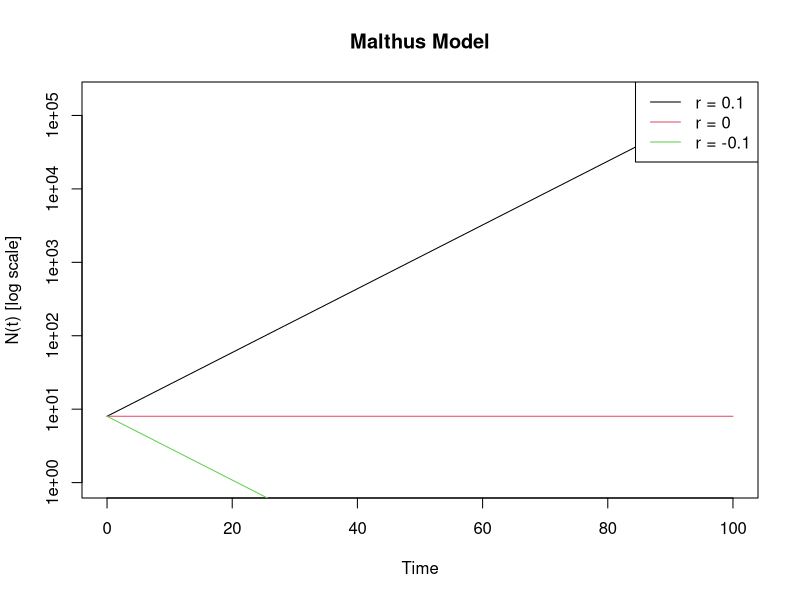
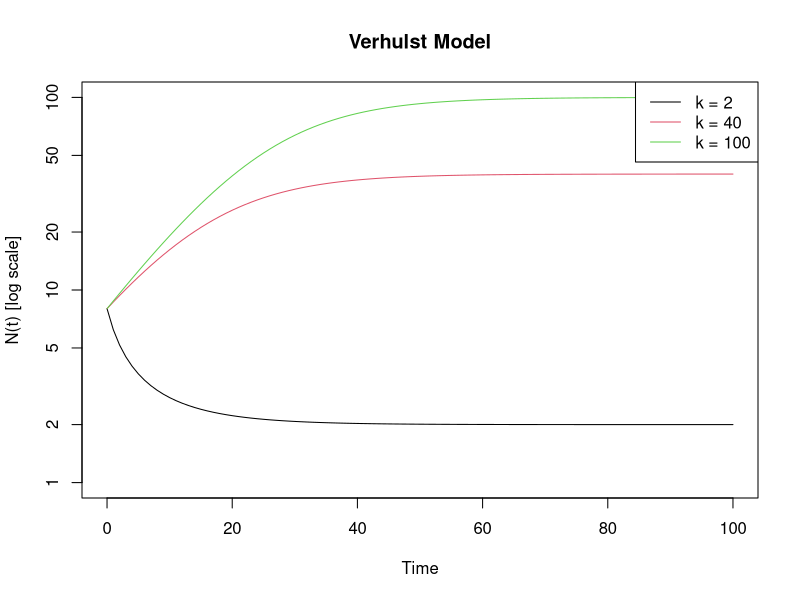
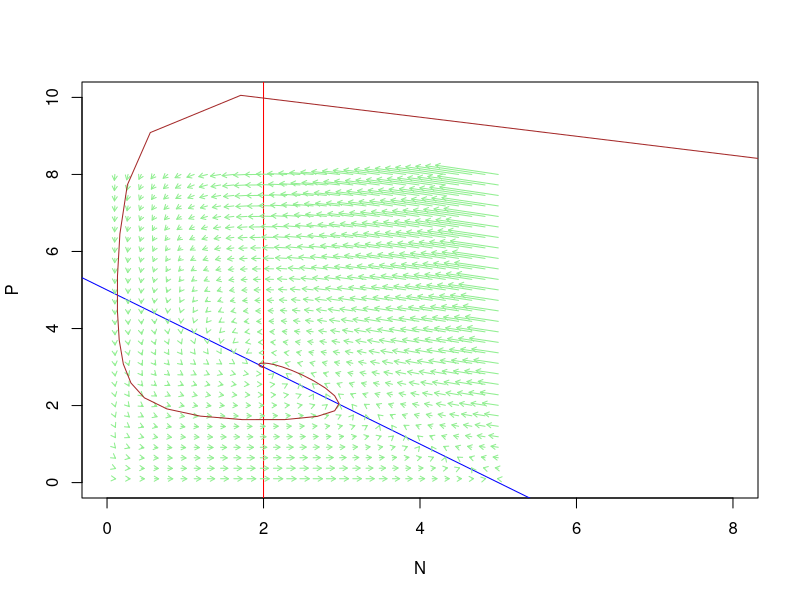
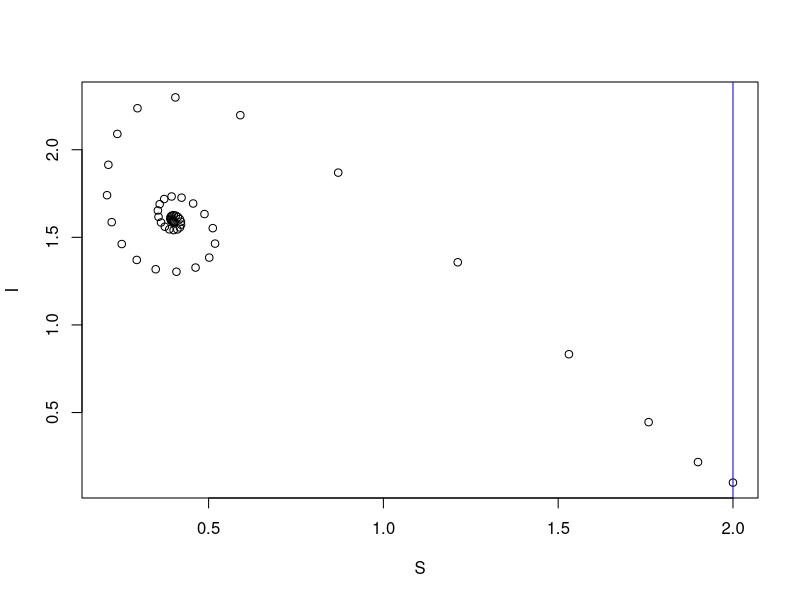
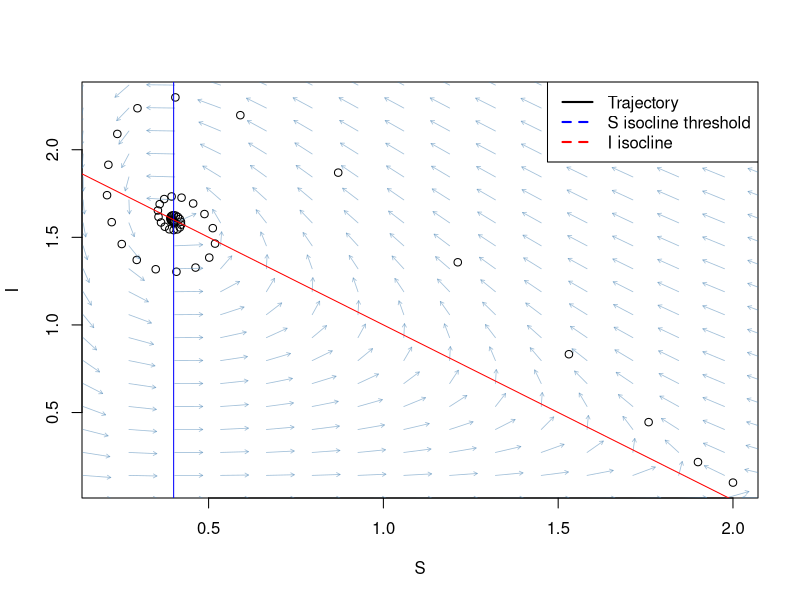

Reproduce these figures in R, in order.
## ---- chunk 1
knitr::opts_chunk$set(echo = TRUE)
## ---- chunk 2
if(!require("deSolve")) install.packages("deSolve")
library("deSolve")
## ---- chunk 3
malthus <- function(t, N0, parms){
  r <- parms["r"]
  dN <- r * N0
  return(list(dN))
}

N0 <- 8
t <- seq(0, 100, by=1)
r <- c(0.1, 0, -0.1)

out <- list()

for (i in seq_along(r)){
  out[[i]] <- ode(N0, t, malthus, parms = c(r = r[i]))
}
## ---- chunk 4
plot(NA, xlim = c(0, 100), ylim = c(1, max(out[[1]][,"1"])),
     log = "y", xlab = "Time", ylab = "N(t) [log scale]", main = "Malthus Model")

for (i in seq_along(r)) {
  out[[i]] <- ode(N0, t, malthus, parms = c(r = r[i]))
  lines(out[[i]][, "time"], out[[i]][, "1"], col = i)
}

legend("topright", legend = paste("r =", r), col = seq_along(r), lty = 1)
## ---- chunk 5
verhulst <- function(t, N0, parms){
  r <- parms["r"]
  K <- parms["k"]
  dN <- r * N0 * (1 - N0/K)
  return(list(dN))
}

N0 <- 8
t <- seq(0, 100, by=1)
r <- 0.1
k <- c(2, 40, 100)

out <- list()

for (i in seq_along(k)){
  out[[i]] <- ode(N0, t, verhulst, parms = c(r = r, k = k[i]))
}
## ---- chunk 6
plot(NA, xlim = c(0, 100), ylim = c(1, 100),
     log = "y", xlab = "Time", ylab = "N(t) [log scale]", main = "Verhulst Model")

for (i in seq_along(k)) {
  lines(out[[i]][, "time"], out[[i]][, "1"], col = i)
}

legend("topright", legend = paste("k =", k), col = seq_along(k), lty = 1)
## ---- chunk 7
LV <- function(t, pop, parms){
  r <- parms["r"]
  gamma <- parms["gamma"]
  m <- parms["m"]
  beta <- parms["beta"]
  alpha <- parms["alpha"]
  
  dN <- (r - alpha*pop["N"] - gamma*pop["P"])*pop["N"]
  dP <- (-m + beta*pop["N"]) * pop["P"]
  return(list(c(dN, dP)))
}

t <- seq(1, 200, by=1)
pop <- c(N = 10, P = 8)
r <- 1
gamma <- 0.2
m <- 0.2
beta <- 0.1
alpha <- 0.2
scale <- 0.1

out <- ode(pop, t, LV, parms = c(r = r, gamma = gamma, m = m, beta = beta, alpha = alpha))
df.out <- as.data.frame(out)
## ---- chunk 8
plot(NULL,xlim=c(0, 8), ylim=c(0, 10), xlab="N", ylab="P")

abline(a = r/gamma, b = - (alpha/gamma), col="blue")
abline(v = m/beta, col = "red")

N <- seq(0.1, 5, length.out=30)
P <- seq(0.1, 8, length.out=30)

for (p in P){
  for (n in N){
    n1 <- n + (r - alpha*n - gamma*p)*n * scale
    p1 <- p + (-m + beta*n)*p * scale
    arrows(n, p, n1, p1, length = 0.05, angle = 30, code = 2, col = "lightgreen")
  }
}
  
lines(df.out$N, df.out$P, type="l", col="brown")
## ---- chunk 9
SIR <- function(time, state, params){
  S <- state["S"] 
  I <- state["I"] 
  alpha <- params["alpha"] 
  beta <- params["beta"] 
  K <- params["K"] 
  r <- params["r"] 
  
  dS <- (r * (1 - (S/K))) * S - (beta * S * I)
  dI <- (beta * S * I) - (alpha * I)
  
  return(list(c(dS, dI)))
}

t <- seq(1, 50, by=1)
pop <- c(S = 2, I = 0.1)     # S = susceptible population, I = infected population

params <- c(
  alpha=0.2,  # rate at which infected host leaves this class (dies or recovers)
  beta=0.5,   # rate at which susceptible becomes infected (increase of infected pop)
  K=2,   # carrying capacity, max pop size of a specific population, given by r/alpha, intrinsic growth rate divided by the coeff of intraspecific competition"
  r=1    # intrinsic growth rate of the population
)

scale <- 0.1  # scale for vector size

out <- ode(pop, t, SIR, parms = params)
df.out <- as.data.frame(out)
## ---- chunk 10
plot(df.out$I~df.out$S, xlab="S", ylab="I")

S <- seq(0.1, 5, length.out=30)
I <- seq(0.1, 8, length.out=30)

abline(v = alpha/beta, col="blue")
abline(a = 1/beta, b = - S/(beta*k), col = "red")
## ---- chunk 11
epid_thresh <- params["alpha"] / params["beta"]
# --- Vector field grid ---
S_seq <- seq(0.01, 2.5, length.out = 20)
I_seq <- seq(0.01, 2.5, length.out = 20)
grid  <- expand.grid(S = S_seq, I = I_seq)

# Compute derivatives at each grid point
dS_vec <- numeric(nrow(grid))
dI_vec <- numeric(nrow(grid))
for(k in seq_len(nrow(grid))){  
  state_k <- c(S = grid$S[k], I = grid$I[k])  
  derivs <- SIR(0, state_k, params)[[1]]  
  dS_vec[k] <- derivs[1]  
  dI_vec[k] <- derivs[2]
  }
# Normalize arrow lengths for readability
magnitude <- sqrt(dS_vec^2 + dI_vec^2)
scale <- 0.08  # adjust this to make arrows longer/shorter
dS_norm <- scale * dS_vec / magnitude
dI_norm <- scale * dI_vec / magnitude

plot(
  df.out$I~df.out$S,
  xlab="S",
  ylab="I",
  #xlim=c(0, 1.5),
  #ylim=c(0,5)
  )

arrows(  
  x0 = grid$S,  
  y0 = grid$I,
  x1 = grid$S + dS_norm,
  y1 = grid$I + dI_norm,  
  length = 0.04, # arrowhead size 
  col = adjustcolor("steelblue", alpha.f = 0.5),  
  lwd = 0.8
  )
abline(v = epid_thresh, col = "blue")
abline(a = 1/0.5, b = (-1/(2*0.5)), col = "red")
legend(
  "topright",  
  legend = c("Trajectory", "S isocline threshold", "I isocline"),
  col = c("black", "blue", "red"),
  lty = c(1, 2, 2),
  lwd    = 2
  )
